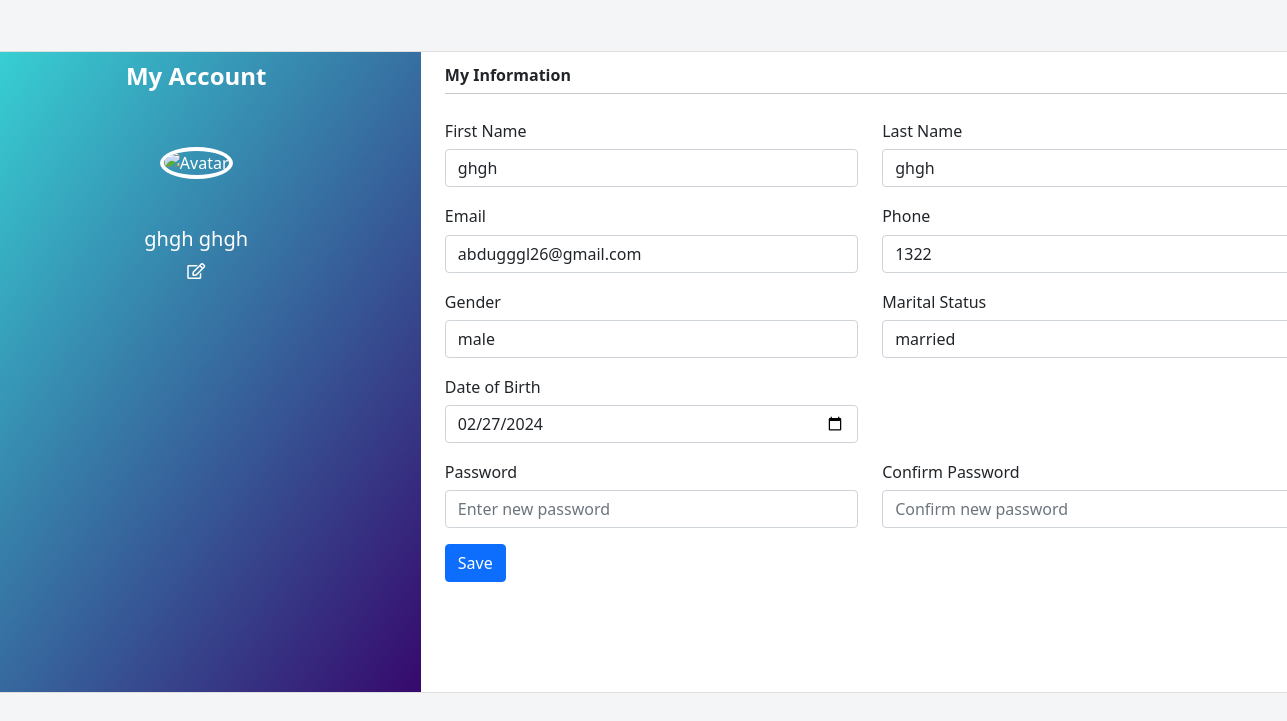
/Accountinfo.php (signed in), run on the app's committed database.
### tables this page shows
CREATE TABLE `users` (
  `user_id` int(11) NOT NULL,
  `first_name` varchar(50) NOT NULL,
  `last_name` varchar(50) NOT NULL,
  `email` varchar(50) NOT NULL,
  `password` varchar(255) NOT NULL,
  `gender` varchar(10) NOT NULL,
  `marital_status` varchar(10) NOT NULL,
  `dob` date NOT NULL,
  `mobile` varchar(15) NOT NULL
);

### accountinfoconn.php (called while the page is built, shortened)
<?php
$servername = "localhost";
$username = "root";
$password = "";
$database = "railway_database";
$conn = new mysqli($servername, $username, $password, $database);
$user_id = $_SESSION['user_id'];
$sql = "SELECT * FROM users WHERE user_id = ?";
$stmt = $conn->prepare($sql);
$stmt->bind_param("i", $user_id);
$stmt->execute();
$result = $stmt->get_result();
if ($result->num_rows == 1) {
    $row = $result->fetch_assoc();
    $first_name = $row['first_name'];
    $last_name = $row['last_name'];
    $email = $row['email'];
    $gender = $row['gender'];
    $marital_status = $row['marital_status'];
    $dob = $row['dob'];
    $mobile = $row['mobile'];
} else {
    $_SESSION['update_error'] = "User not found.";
    header("Location: accountinfo.php");
    exit;
}
?>

### Accountinfo.php (the view, shortened to what this page needs)
<?php
include 'accountinfoconn.php';
?>
<!DOCTYPE html>
<html lang="en">
<head>
    <link href="https://cdnjs.cloudflare.com/ajax/libs/font-awesome/5.15.4/css/all.min.css" rel="stylesheet">
    <link href="https://cdnjs.cloudflare.com/ajax/libs/twitter-bootstrap/5.1.3/css/bootstrap.min.css" rel="stylesheet">
</head>
<body>
<section class="vh-100" style="background-color: #f4f5f7;">
    <div class="container py-5 h-100">
        <div class="row d-flex justify-content-center align-items-center h-100">
            <div class="col col-lg-6 mb-4 mb-lg-0">
                <div class="card mb-3" style="border-radius: .5rem;">
                    <div class="row g-0">
                        <div class="col-md-4 gradient-custom text-center text-white"
                             style="border-top-left-radius: .5rem; border-bottom-left-radius: .5rem;">
<h4 style="margin-top: 10px; font-size: 10;"><b>My Account</b></h4>
                            <img src="https://img.freepik.com/premium-vector/art-illustration_890735-11.jpg"
                                 alt="Avatar" class="img-fluid my-5 avatar-img" style="width: 120px;" />
                            <h5><?php echo htmlspecialchars($first_name . ' ' . $last_name); ?></h5>
                            <i class="far fa-edit mb-5"></i>
                        </div>
                        <div class="col-md-8">
                            <div class="card-body p-4">
                                <h6><b>My Information</b></h6>
                                <hr class="mt-0 mb-4">
                                <form method="POST" action="accountinfoconn.php">
                                    <div class="row pt-1">
                                        <div class="col-6 mb-3">
                                            <h6>First Name</h6>
                                            <input type="text" name="first_name" class="form-control" value="<?php echo htmlspecialchars($first_name); ?>">
                                        </div>
                                        <div class="col-6 mb-3">
                                            <h6>Last Name</h6>
                                            <input type="text" name="last_name" class="form-control" value="<?php echo htmlspecialchars($last_name); ?>">
                                        </div>
                                    </div>
                                    <div class="row pt-1">
                                        <div class="col-6 mb-3">
                                            <h6>Email</h6>
                                            <input type="email" name="email" class="form-control" value="<?php echo htmlspecialchars($email); ?>">
                                        </div>
                                        <div class="col-6 mb-3">
                                            <h6>Phone</h6>
                                            <input type="tel" name="mobile" class="form-control" value="<?php echo htmlspecialchars($mobile); ?>">
                                        </div>
                                    </div>
                                    <div class="row pt-1">
                                        <div class="col-6 mb-3">
                                            <h6>Gender</h6>
                                            <input type="text" name="gender" class="form-control" value="<?php echo htmlspecialchars($gender); ?>">
                                        </div>
                                        <div class="col-6 mb-3">
                                            <h6>Marital Status</h6>
                                            <input type="text" name="marital_status" class="form-control" value="<?php echo htmlspecialchars($marital_status); ?>">
                                        </div>
                                    </div>
                                    <div class="row pt-1">
                                        <div class="col-6 mb-3">
                                            <h6>Date of Birth</h6>
                                            <input type="date" name="dob" class="form-control" value="<?php echo htmlspecialchars($dob); ?>">
                                        </div>
                                    </div>
                                    <div class="row pt-1">
                                        <div class="col-6 mb-3">
                                            <h6>Password</h6>
                                            <input type="password" name="password" class="form-control" placeholder="Enter new password">
                                        </div>
                                        <div class="col-6 mb-3">
                                            <h6>Confirm Password</h6>
                                            <input type="password" name="confirm_password" class="form-control" placeholder="Confirm new password">
                                        </div>
                                    </div>
                                    <button type="submit" class="btn btn-primary">Save</button>
                                </form>
                            </div>
                        </div>
                    </div>
                </div>
            </div>
        </div>
    </div>
</section>
</body>
</html>

### Accountinfo.php (style rules this page uses)
.gradient-custom { background: #37d5d6; background: -webkit-linear-gradient(to right bottom, #37d5d6, #36096d); background: linear-gradient(to right bottom, #37d5d6, #36096d); }
.card { width: 100%; width: 1350px; height: 100%; margin-right: 10px; margin-left: -400px; margin-top: -40px; }
.card-body { margin-top: -10px; height: 650px; }
.avatar-img { border-radius: 50%; border: 4px solid #ffffff; }

### data on the page
users: first_name+last_name "ghgh ghgh", first_name "ghgh", last_name "ghgh", email "abdugggl26@gmail.com", mobile "1322", gender "male", marital_status "married", dob "02/27/2024"
